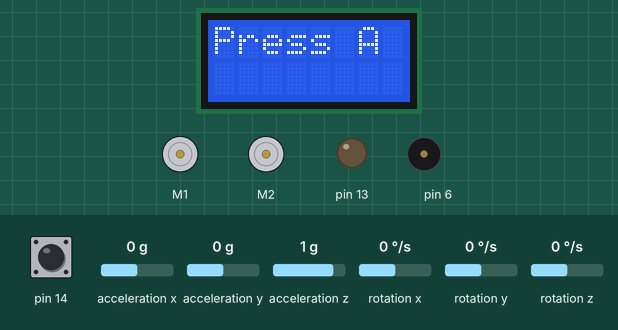
Bench run of a sketch on a simulated Arduino Leonardo, built with avr-gcc and run on an emulated ATmega32U4. On the bench: 8×2 character LCD, 2 × DC motor (green arrow = forward, orange = backward, longer = faster), output pins drawn as LEDs (lit = HIGH), buzzer (waves = sounding). Dashed ring = blinking. The inputs (shaded band) are chosen by the test bench; at power-on: pin 14 HIGH, acceleration x 0 g, acceleration y 0 g, acceleration z 1 g, rotation x 0 °/s, rotation y 0 °/s, rotation z 0 °/s. Random numbers use the default seed unless the sketch sets one.

Above: at 0.8 s.
0.9 s: pin 14 pulled LOW for 0.15 s
At 3.2 s:
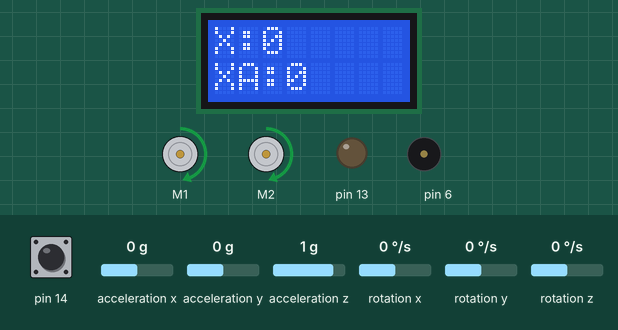
4.0 s: acceleration x set to -0.3 g
At 4.4 s:
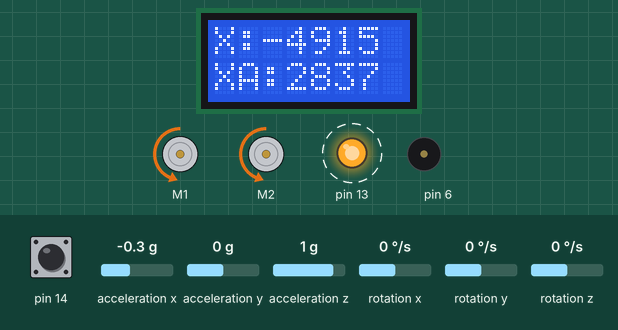
6.7 s: acceleration x set to 0 g
At 8.7 s:
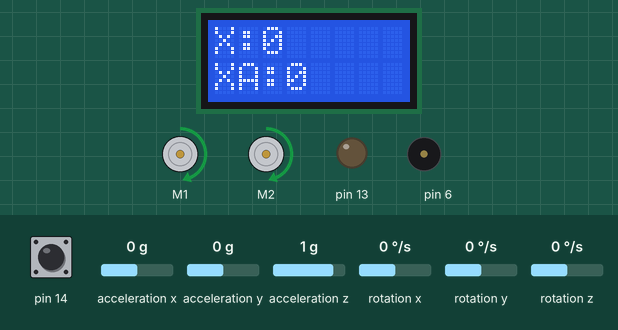
9.7 s: acceleration x set to -1.4 g
At 10.7 s:
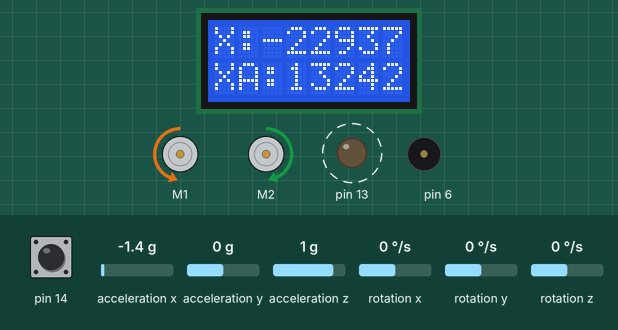
Timing chart, 0 to 12.2 s (numbered marks = the images above; inputs shaded):
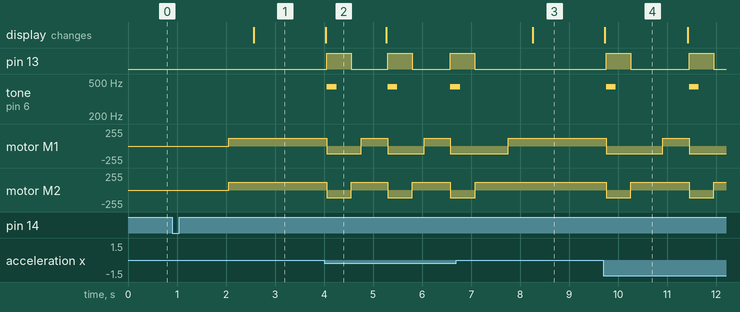

The sketch:

bump_n_go_4.ino
```cpp
// Bump-n-Go by Carlos Ambrozak

// This is the final version of the Bump-n-Go program with Motor control.
// There are just a couple of lines added indicated with comments.
//
// Note that the resetXY function is called after the forward motor movement is initiated.
// This takes advantage of the delay inside the motor logic to make sure that
// false collisions are not triggered by reversing and turning after a true collision.
//
// All motor control logic is in the M library, take a look!

// LIBRARIES
#include <Zumo32U4.h>
#include <Wire.h>
#include "M.h"

// OBJECTS
Zumo32U4ButtonA buttonA;
LSM303 lsm303;
Zumo32U4LCD lcd;
Zumo32U4Buzzer buzzer;

// new motor object from the M library
M m;

// FUNCTION DECLARATIONS
void waitForButtonA();
void collectSamples();
void displayData();
void resetXY();
boolean detectBump();
boolean timeWindowElapsed();
void resetTimeWindow();

// GLOBAL VARIABLES
const int SAMPLE_SIZE = 3;
long X[SAMPLE_SIZE];
long Y[SAMPLE_SIZE];
int index;

long xSum;
long ySum;
long xAverage;
long yAverage;

long lastXAverage;
long lastYAverage;
const long THRESHOLD = 2400;

unsigned long sampleWindowStartTime = 0;
const unsigned long SAMPLE_WINDOW_TIME = 900;

// SETUP
void setup() {
  waitForButtonA();
  Wire.begin();
  lsm303.init();
  lsm303.enableDefault();

  // start moving forward immediately
  // m.move has enough delay to avoide accelerometer spikes
  m.move(m.FORWARD);

  resetXY();
}

// MAIN LOOP
void loop() {
  collectSamples();
  displayData();

  // play a sound, reverse, turn randomly and then move forward
  // if a collision is detected, then reset the sample arrays
  if (detectBump()) {
    buzzer.playNote(NOTE_A(4), 200, 10);
    m.move(m.REVERSE);
    m.move(random(m.RIGHT, m.LEFT));
    m.move(m.FORWARD);
    resetXY();
  }
}

// detect collisions using x and y averages
boolean detectBump() {
  return (abs(xAverage - lastXAverage) >= THRESHOLD)  || (abs(yAverage - lastYAverage) >= THRESHOLD);
}

void resetTimeWindow() {
  sampleWindowStartTime = millis();
}

boolean timeWindowElapsed() {
  return ((millis() - sampleWindowStartTime) > SAMPLE_WINDOW_TIME);
}

void resetXY() {
  index = 0;
  X[index] = 0;
  Y[index] = 0;
  xSum = 0;
  ySum = 0;
  xAverage = 0;
  yAverage = 0;
  lastXAverage = 0;
  lastYAverage = 0;

  lsm303.readAcc();

  X[0] = (long) lsm303.a.x;
  Y[0] = (long) lsm303.a.y;

  X[0] = X[0] * X[0];
  Y[0] = Y[0] * Y[0];

  for (int i = 0; i < SAMPLE_SIZE; i++) {
    X[i] = X[0];
    Y[i] = Y[0];
    xSum = xSum + X[i];
    ySum = ySum + Y[i];
  }

  xAverage = sqrt(xSum / SAMPLE_SIZE);
  yAverage = sqrt(ySum / SAMPLE_SIZE);

  resetTimeWindow();
}

void collectSamples() {
  lsm303.readAcc();

  xSum = xSum - X[index];
  ySum = ySum - Y[index];

  X[index] = (long) lsm303.a.x;
  Y[index] = (long) lsm303.a.y;

  X[index] = X[index] * X[index];
  Y[index] = Y[index] * Y[index];

  xSum = xSum + X[index];
  ySum = ySum + Y[index];

  xAverage = sqrt(xSum / SAMPLE_SIZE);
  yAverage = sqrt(ySum / SAMPLE_SIZE);

  index++;
  index = (index < SAMPLE_SIZE) ? index : 0;

  if (timeWindowElapsed()) {
    lastXAverage = xAverage;
    lastYAverage = yAverage;
    resetTimeWindow();
  }
}

void displayData() {
  lcd.clear();
  lcd.print("X:");
  lcd.print(lsm303.a.x);
  lcd.gotoXY(0, 1);
  lcd.print("XA:");
  lcd.print(xAverage);
  delay(25);
}

void waitForButtonA() {
  lcd.clear();
  lcd.print("Press A");
  buttonA.waitForButton();
  delay(1000);
}
```

M.cpp
```cpp
// BPL001 Motor Control Implemenation
#include "M.h"

void M::move(int direction) {
  M::move(direction, M::MAX_SPEED);
}

void M::move(int direction, int speed) {
  int turnTiming = 0;

  switch (direction) {
    case MLEFT:
      DIRECTION = M::LEFT;
      setLights(1, 0, 0);
      motors.setLeftSpeed(speed);
      motors.setRightSpeed(-speed);
      turnTiming = random(TURN_TIME_MIN, TURN_TIME_MAX);
      delay(turnTiming);
      break;

    case MRIGHT:
      DIRECTION = M::RIGHT;
      setLights(0, 0, 1);
      motors.setLeftSpeed(-speed);
      motors.setRightSpeed(speed);
      turnTiming = random(TURN_TIME_MIN, TURN_TIME_MAX);
      delay(turnTiming);
      break;

    case MFORWARD:
      DIRECTION = M::FORWARD;
      setLights(0, 1, 0);
      motors.setSpeeds(speed, speed);
      delay(ACCELERATE_TIME);
      break;

    case MREVERSE:
      DIRECTION = M::REVERSE;
      setLights(1, 1, 1);
      motors.setSpeeds(-speed, -speed);
      delay(REVERSE_TIME);
      break;

    default:
      break;
  }
}

int M::direction() {
  return DIRECTION;
}

void M::setLights(int yellow, int green, int red) {
  ledYellow(yellow);
  ledGreen(green);
  ledRed(red);
  return;
}
```

M.h
```cpp
// BPL001 Motor Control Interface
#ifndef M_h
#define M_h

#define MFORWARD 1
#define MREVERSE -1
#define MLEFT 2
#define MRIGHT 3

#define MMAX_SPEED 180

#define REVERSE_TIME 500
#define ACCELERATE_TIME 500

#define TURN_TIME_MAX 800
#define TURN_TIME_MIN 200

#include <Zumo32U4.h>

class M {
  public:
    void move(int direction);
    void move(int direction, int speed);
    int direction();
    const int FORWARD = MFORWARD;
    const int REVERSE = MREVERSE;
    const int LEFT = MLEFT;
    const int RIGHT = MRIGHT;
    const int MAX_SPEED = MMAX_SPEED;

  private:
    Zumo32U4Motors motors;
    void setLights(int yellow, int green, int red);
    int DIRECTION;
};
#endif
```

Measured:
- the behaviour switches between -0.1 and -0.2 g on acceleration x (found by bisection; images 1 and 2)
- after the input at 0.9 s, motor M1, motor M2: stopped → forward 114/255 after 1.2 s; the display: changes after 1.7 s (image 1)
- after the input at 4.0 s, pin 13: alternates HIGH for 0.50 s and LOW for 0.76 s, starting after 0.05 s; tone on pin 6: alternates 440 Hz for 0.20 s and silent for 1.1 s, starting after 0.05 s
- after the input at 6.7 s, the display: changes after 1.6 s (image 3)
- after the input at 9.7 s, pin 13: alternates HIGH for 0.50 s and LOW for 1.2 s, starting after 0.05 s; tone on pin 6: alternates 440 Hz for 0.20 s and silent for 1.5 s, starting after 0.05 s
- what the display in image 2 shows lasts 1.3 s, from 4.0 s to 5.3 s
- what the display in image 4 shows lasts 1.7 s, from 9.7 s to 11.4 s
